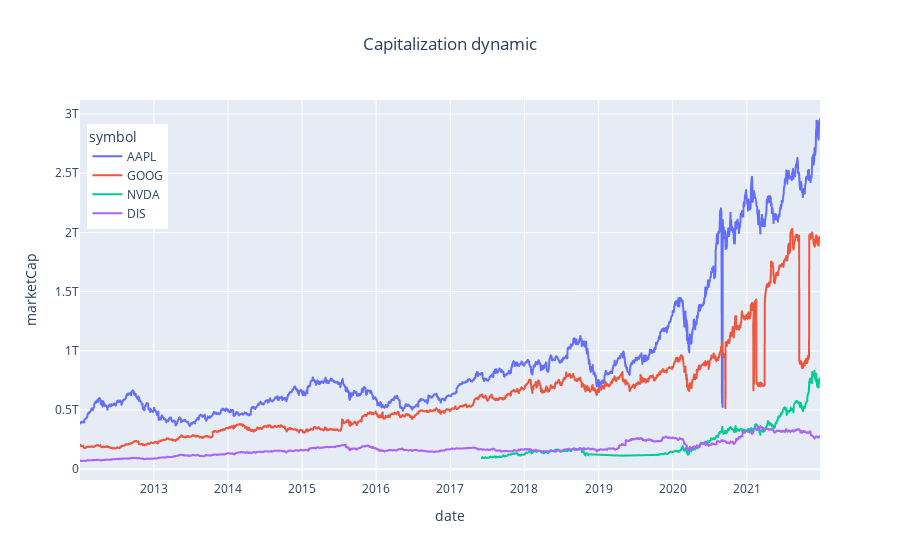

The notebook cell this image was saved under:
### Code cell
fig = px.line(all_hist_capital.query("symbol in ['AAPL', 'NVDA','GOOG','DIS']"), x="date", y="marketCap", 
                                    color="symbol", title="Capitalization dynamic")
fig.update_layout(legend=dict(yanchor="middle",y=0.8,xanchor="left",x=0.01),title_x=0.5) # location of legend

### Figure 1 — Plotly figure (JSON) as saved in the notebook; plotly's stock layout.template omitted (floating-point values rounded to 4 significant figures; data arrays with more than 128 entries replaced by an {"elided": "..."} marker saying what was removed)
{"data": [{"hovertemplate": "symbol=AAPL<br>date=%{x}<br>marketCap=%{y}<extra></extra>", "legendgroup": "AAPL", "line": {"color": "#636efa", "dash": "solid"}, "marker": {"symbol": "circle"}, "mode": "lines", "name": "AAPL", "showlegend": true, "type": "scattergl", "x": {"elided": "2511 str values"}, "xaxis": "x", "y": {"elided": "2511 float values"}, "yaxis": "y"}, {"hovertemplate": "symbol=GOOG<br>date=%{x}<br>marketCap=%{y}<extra></extra>", "legendgroup": "GOOG", "line": {"color": "#EF553B", "dash": "solid"}, "marker": {"symbol": "circle"}, "mode": "lines", "name": "GOOG", "showlegend": true, "type": "scattergl", "x": {"elided": "2513 str values"}, "xaxis": "x", "y": {"elided": "2513 float values"}, "yaxis": "y"}, {"hovertemplate": "symbol=NVDA<br>date=%{x}<br>marketCap=%{y}<extra></extra>", "legendgroup": "NVDA", "line": {"color": "#00cc96", "dash": "solid"}, "marker": {"symbol": "circle"}, "mode": "lines", "name": "NVDA", "showlegend": true, "type": "scattergl", "x": {"elided": "911 str values"}, "xaxis": "x", "y": {"elided": "911 float values"}, "yaxis": "y"}, {"hovertemplate": "symbol=DIS<br>date=%{x}<br>marketCap=%{y}<extra></extra>", "legendgroup": "DIS", "line": {"color": "#ab63fa", "dash": "solid"}, "marker": {"symbol": "circle"}, "mode": "lines", "name": "DIS", "showlegend": true, "type": "scattergl", "x": {"elided": "2513 str values"}, "xaxis": "x", "y": {"elided": "2513 float values"}, "yaxis": "y"}], "layout": {"legend": {"title": {"text": "symbol"}, "tracegroupgap": 0, "x": 0.01, "xanchor": "left", "y": 0.8, "yanchor": "middle"}, "title": {"text": "Capitalization dynamic", "x": 0.5}, "xaxis": {"anchor": "y", "domain": [0, 1], "title": {"text": "date"}}, "yaxis": {"anchor": "x", "domain": [0, 1], "title": {"text": "marketCap"}}}}
